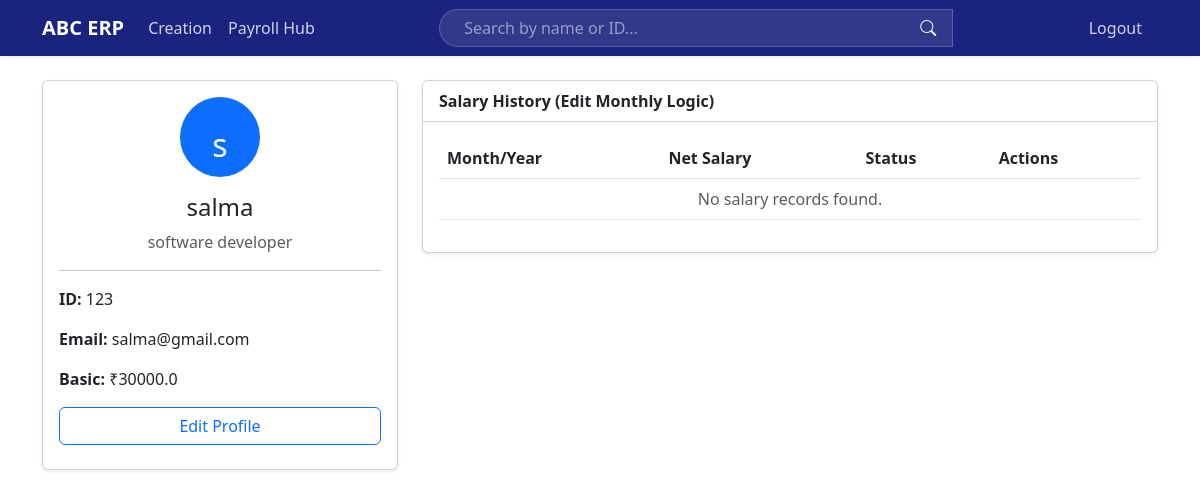
Before: /employee/1/ (signed in) with the older database file.
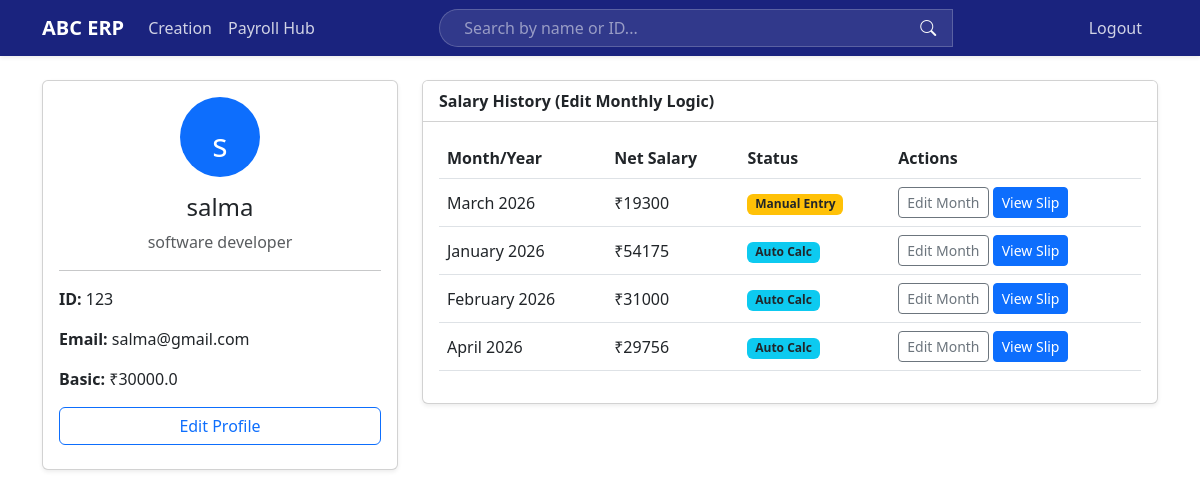
After: the same page with the newer database file.
### employees/models.py (models this page shows, shortened)
class Employee(models.Model):
    name = models.CharField(max_length=100)
    designation = models.CharField(max_length=100)
    emp_id = models.CharField(max_length=20, unique=True)
    email = models.EmailField()
    phone = models.CharField(max_length=15)
    address = models.TextField()
    basic_salary = models.FloatField()
    da_percent = models.FloatField(default=50)
    hra_percent = models.FloatField(default=40)
    other_percent = models.FloatField(default=10)
    pf_percent = models.FloatField(default=12)
    esi_percent = models.FloatField(default=0.75)

class MonthlySalary(models.Model):
    employee = models.ForeignKey(Employee, on_delete=models.CASCADE, related_name='salaries')
    month = models.CharField(max_length=20, choices=MONTH_CHOICES)
    year = models.IntegerField(default=2026)
    leaves_taken = models.IntegerField(default=0)
    da = models.FloatField(default=0.0, blank=True, null=True)
    hra = models.FloatField(default=0.0, blank=True, null=True)
    pf = models.FloatField(default=0.0, blank=True, null=True)
    esi = models.FloatField(default=0.0, blank=True, null=True)
    manual_mode = models.BooleanField(default=False, help_text="Check to enter total values manually")
    custom_earnings = models.FloatField(default=0.0, blank=True, null=True)
    custom_deductions = models.FloatField(default=0.0, blank=True, null=True)
    calculated_gross = models.FloatField(null=True, blank=True)
    calculated_deduction = models.FloatField(null=True, blank=True)
    net_salary = models.FloatField(null=True, blank=True)

### employees/views.py (the view)
# urls.py: path('employee/<int:pk>/', views.employee_detail, name='employee_detail'),
@login_required
def employee_detail(request, pk):
    employee = get_object_or_404(Employee, pk=pk)
    salary_history = employee.salaries.all().order_by('-year', '-month')
    return render(request, 'employees/employee_detail.html', {
        'employee': employee,
        'salary_history': salary_history
    })

### employees/context_processors.py (called while the page is built)
def employee_context(request):
    return {
        'all_employees': Employee.objects.all()
    }

### employees/templates/employees/employee_detail.html
{% extends 'employees/base.html' %}
{% block content %}
<div class="row">
    <div class="col-md-4">
        <div class="card shadow-sm mb-4">
            <div class="card-body text-center">
                <div class="bg-primary text-white rounded-circle d-inline-block p-4 mb-3" style="width: 80px; height: 80px; font-size: 2rem;">
                    {{ employee.name|slice:":1" }}
                </div>
                <h4>{{ employee.name }}</h4>
                <p class="text-muted">{{ employee.designation }}</p>
                <hr>
                <div class="text-start">
                    <p><strong>ID:</strong> {{ employee.emp_id }}</p>
                    <p><strong>Email:</strong> {{ employee.email }}</p>
                    <p><strong>Basic:</strong> ₹{{ employee.basic_salary }}</p>
                </div>
                <a href="{% url 'employee_edit' employee.pk %}" class="btn btn-outline-primary w-100 mb-2">Edit Profile</a>
            </div>
        </div>
    </div>
    <div class="col-md-8">
        <div class="card shadow-sm">
            <div class="card-header bg-white fw-bold">Salary History (Edit Monthly Logic)</div>
            <div class="card-body">
                <table class="table align-middle">
                    <thead>
                        <tr>
                            <th>Month/Year</th>
                            <th>Net Salary</th>
                            <th>Status</th>
                            <th>Actions</th>
                        </tr>
                    </thead>
                    <tbody>
                        {% for record in salary_history %}
                        <tr>
                            <td>{{ record.month }} {{ record.year }}</td>
                            <td>₹{{ record.net_salary|floatformat:0 }}</td>
                            <td>
                                {% if record.manual_mode %}
                                <span class="badge bg-warning text-dark">Manual Entry</span>
                                {% else %}
                                <span class="badge bg-info text-dark">Auto Calc</span>
                                {% endif %}
                            </td>
                            <td>
                                <a href="{% url 'edit_monthly_salary' record.pk %}" class="btn btn-sm btn-outline-secondary">Edit Month</a>
                                <a href="{% url 'monthly_payslip' record.pk %}" class="btn btn-sm btn-primary">View Slip</a>
                            </td>
                        </tr>
                        {% empty %}
                        <tr>
                            <td colspan="4" class="text-center text-muted">No salary records found.</td>
                        </tr>
                        {% endfor %}
                    </tbody>
                </table>
            </div>
        </div>
    </div>
</div>
{% endblock %}

### employees/templates/employees/base.html (shortened to what this page needs)
<!DOCTYPE html>
<html lang="en">
<head>
    <link href="https://cdn.jsdelivr.net/npm/bootstrap@5.3.0/dist/css/bootstrap.min.css" rel="stylesheet">
    <link rel="stylesheet" href="https://cdn.jsdelivr.net/npm/bootstrap-icons@1.11.1/font/bootstrap-icons.css">
</head>
<body>
    <nav class="navbar navbar-expand-lg navbar-dark shadow-sm mb-4">
        <div class="container">
            <a class="navbar-brand fw-bold" href="{% url 'dashboard' %}">ABC ERP</a>
            <div class="collapse navbar-collapse" id="navbarNav">
                <ul class="navbar-nav me-auto">
                    <li class="nav-item">
                        <a class="nav-link" href="{% url 'employee_add' %}">Creation</a>
                    </li>
                    <li class="nav-item">
                        <a class="nav-link" href="{% url 'global_monthly_process' %}">Payroll Hub</a>
                    </li>
                </ul>
                <form class="d-flex mx-auto w-50" action="{% url 'employee_list' %}" method="GET">
                    <div class="input-group">
                        <input name="search" class="form-control search-bar px-4" type="search"
                               placeholder="Search by name or ID..." value="{{ request.GET.search|default:'' }}">
                        <button class="btn btn-outline-light border-0" type="submit" style="margin-left: -45px; z-index: 10;">
                            <i class="bi bi-search"></i>
                        </button>
                    </div>
                </form>
                <div class="navbar-nav ms-auto">
                    <a class="nav-link btn btn-outline-light btn-sm px-3 ms-2" href="{% url 'logout' %}">Logout</a>
                </div>
            </div>
        </div>
    </nav>
    <div class="container">
        {% block content %}
        {% endblock %}
    </div>
</body>
</html>

### employees/templates/employees/base.html (style rules this page uses)
.navbar { background-color: #1a237e; }
.nav-link { color: rgba(255,255,255,0.8) !important; }
.search-bar { border-radius: 20px; background: rgba(255,255,255,0.1); border: 1px solid rgba(255,255,255,0.2); color: white; }
.search-bar::placeholder { color: rgba(255,255,255,0.5); }

Changed rows visible on the page:
added MonthlySalary: month "March", year "2026", net_salary "19300", manual_mode "Manual Entry"
added MonthlySalary: month "January", year "2026", net_salary "54175", manual_mode "Auto Calc"
added MonthlySalary: month "February", year "2026", net_salary "31000", manual_mode "Auto Calc"
added MonthlySalary: month "April", year "2026", net_salary "29756", manual_mode "Auto Calc"
Other visible differences:
text no longer shown: "No salary records found."
